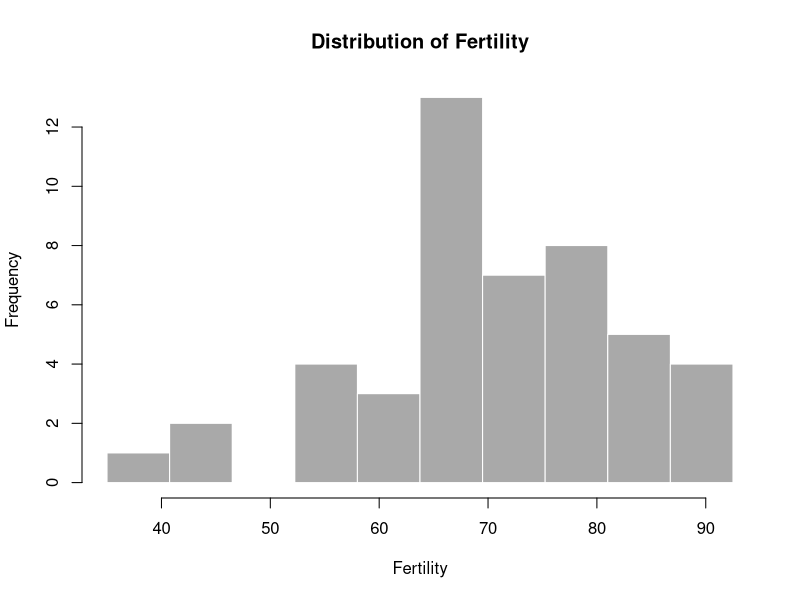
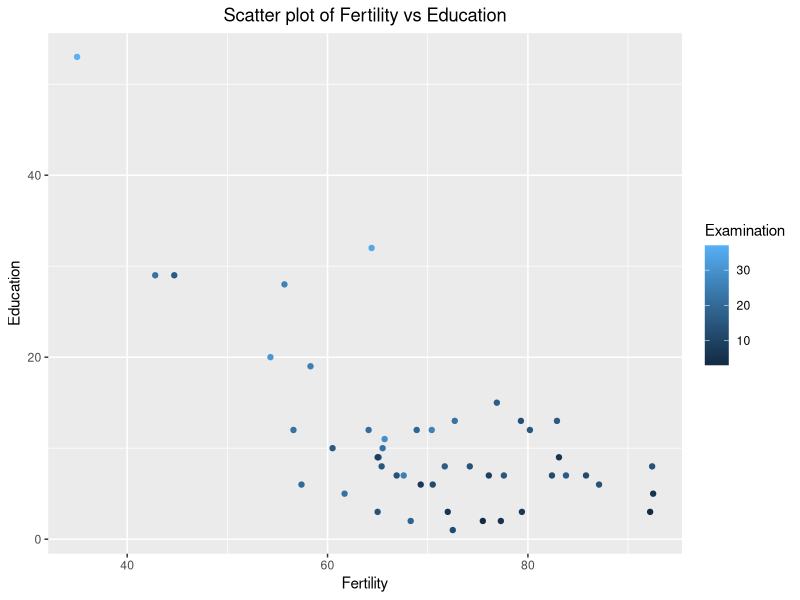

Generate these figures, in order, with R:
## ---- chunk 1
knitr::opts_chunk$set(echo = FALSE)
## ---- chunk 2
data(swiss)
summary(swiss)
## ---- chunk 3
inputVar <- 'Fertility'; inputBin <- 10; histVal <- swiss[, inputVar]
hist(histVal, breaks = seq(min(histVal), max(histVal), length.out = inputBin+1),
     xlab = inputVar, main = paste('Distribution of', inputVar),
     col = 'darkgray', border = 'white')
## ---- chunk 4
library(ggplot2)
scatX <- 'Fertility'; scatY <- 'Education'; scatC <- 'Examination'
ggplot(data = swiss, aes(x = Fertility, y = Education, color = Examination)) + 
      geom_point() + xlab(scatX) + ylab(scatY) + labs(colour = scatC) +
      ggtitle(paste('Scatter plot of', scatX, 'vs', scatY)) +
      theme(plot.title = element_text(hjust = 0.5))
